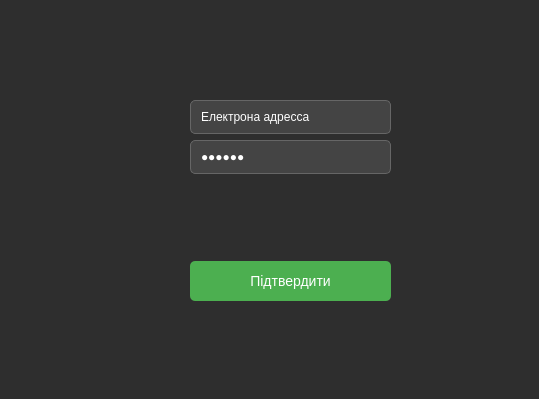
<?xml version="1.0" encoding="UTF-8"?>
<ui version="4.0">
 <class>SignInWindow</class>
 <widget class="QDialog" name="SignInWindow">
  <property name="geometry">
   <rect>
    <x>0</x>
    <y>0</y>
    <width>539</width>
    <height>399</height>
   </rect>
  </property>
  <property name="windowTitle">
   <string>Sign In</string>
  </property>
  <property name="styleSheet">
   <string>
    QDialog {
        background-color: #2E2E2E;
        color: white;
        font-family: Arial, sans-serif;
    }
    QLineEdit {
        background-color: #444444;
        color: white;
        border: 1px solid #666;
        border-radius: 5px;
        padding: 8px;
    }
    QPushButton {
        background-color: #4CAF50;
        color: white;
        padding: 12px 24px;
        border-radius: 5px;
        border: none;
        font-size: 14px;
    }
    QPushButton:hover {
        background-color: #45a049;
    }
    QPushButton:pressed {
        background-color: #388E3C;
    }
   </string>
  </property>
  <property name="modal">
   <bool>true</bool>
  </property>
  <widget class="QWidget" name="gridLayoutWidget">
   <property name="geometry">
    <rect>
     <x>190</x>
     <y>100</y>
     <width>201</width>
     <height>201</height>
    </rect>
   </property>
   <layout class="QGridLayout" name="gridLayout">
    <item row="3" column="0">
     <widget class="QPushButton" name="loginButton">
      <property name="text">
       <string>Підтвердити</string>
      </property>
     </widget>
    </item>
    <item row="1" column="0">
     <widget class="QLineEdit" name="passwordInput">
      <property name="text">
       <string>Пароль</string>
      </property>
      <property name="echoMode">
       <enum>QLineEdit::EchoMode::Password</enum>
      </property>
     </widget>
    </item>
    <item row="0" column="0">
     <widget class="QLineEdit" name="emailInput">
      <property name="text">
       <string>Електрона адресса</string>
      </property>
     </widget>
    </item>
    <item row="2" column="0">
     <spacer name="verticalSpacer">
      <property name="orientation">
       <enum>Qt::Orientation::Vertical</enum>
      </property>
      <property name="sizeHint" stdset="0">
       <size>
        <width>20</width>
        <height>40</height>
       </size>
      </property>
     </spacer>
    </item>
   </layout>
  </widget>
 </widget>
 <resources/>
 <connections/>
</ui>
